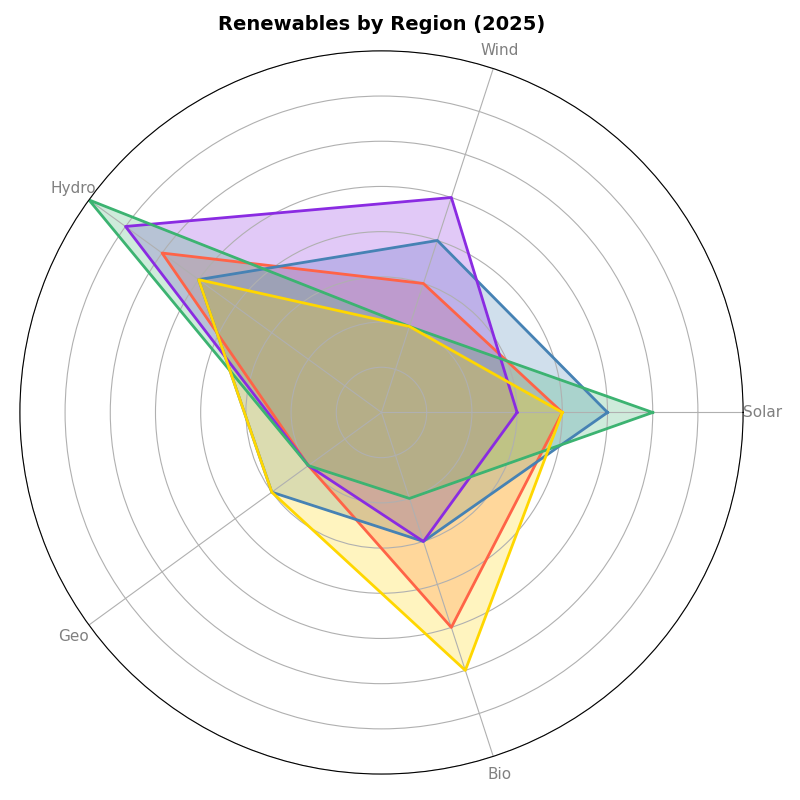

This chart was generated by the following Python code:
import matplotlib.pyplot as plt
import numpy as np
from math import pi

categories = ['Solar', 'Wind', 'Hydro', 'Geo', 'Bio']
regions = ['NA', 'EU', 'AS', 'SA', 'AF']

num_vars = len(categories)

data = {
    'NA': [20, 15, 30, 10, 25],
    'EU': [25, 20, 25, 15, 15],
    'AS': [15, 25, 35, 10, 15],
    'SA': [30, 10, 40, 10, 10],
    'AF': [20, 10, 25, 15, 30],
}

angles = np.linspace(0, 2 * pi, num_vars, endpoint=False).tolist()
angles += angles[:1]

fig, ax = plt.subplots(figsize=(8, 8), subplot_kw=dict(polar=True))

colors = ['#FF6347', '#4682B4', '#8A2BE2', '#3CB371', '#FFD700']
for region, color in zip(data.keys(), colors):
    values = data[region]
    values += values[:1]
    ax.plot(angles, values, linewidth=2, linestyle='solid', color=color)
    ax.fill(angles, values, color=color, alpha=0.25)

ax.set_yticklabels([])
ax.set_xticks(angles[:-1])
ax.set_xticklabels(categories, fontsize=11, color='gray')
ax.set_ylim(0, 40)

plt.title("Renewables by Region (2025)", fontsize=14, fontweight='bold', pad=15)
plt.tight_layout()
plt.show()
